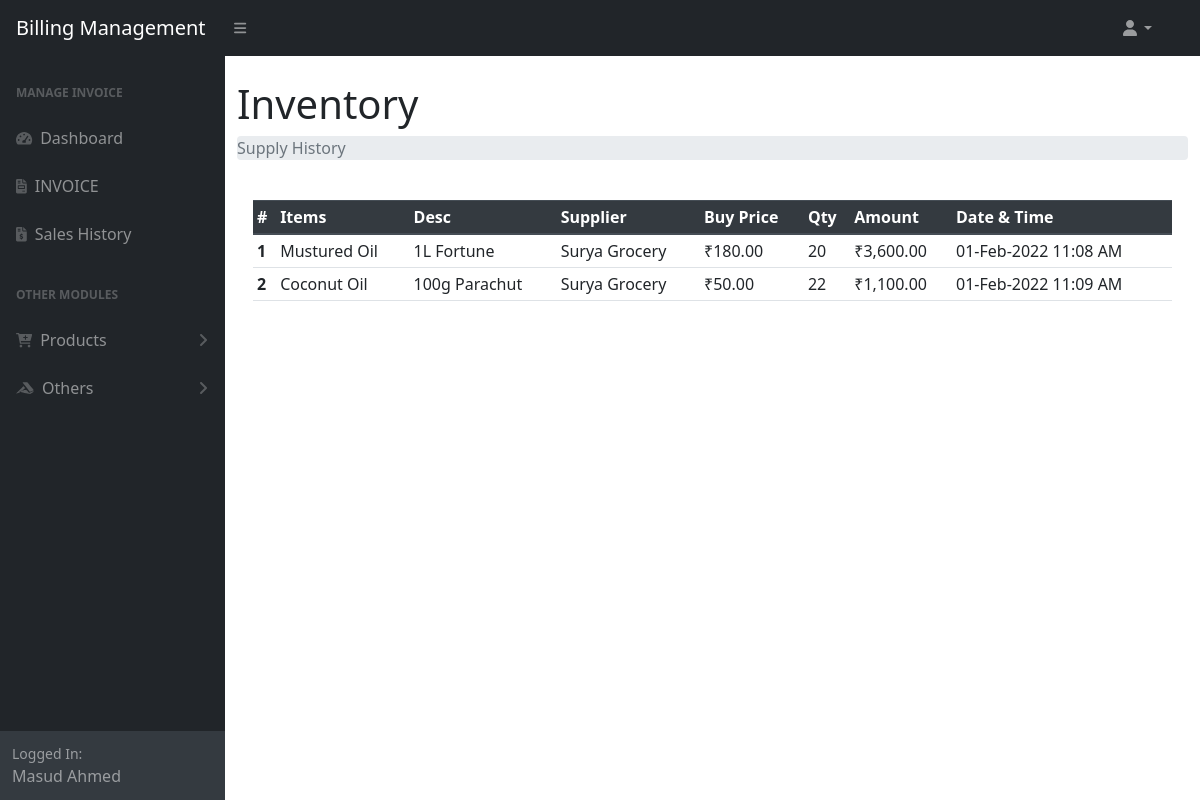
The page /supply_history.php (signed in) on the database as committed earlier.
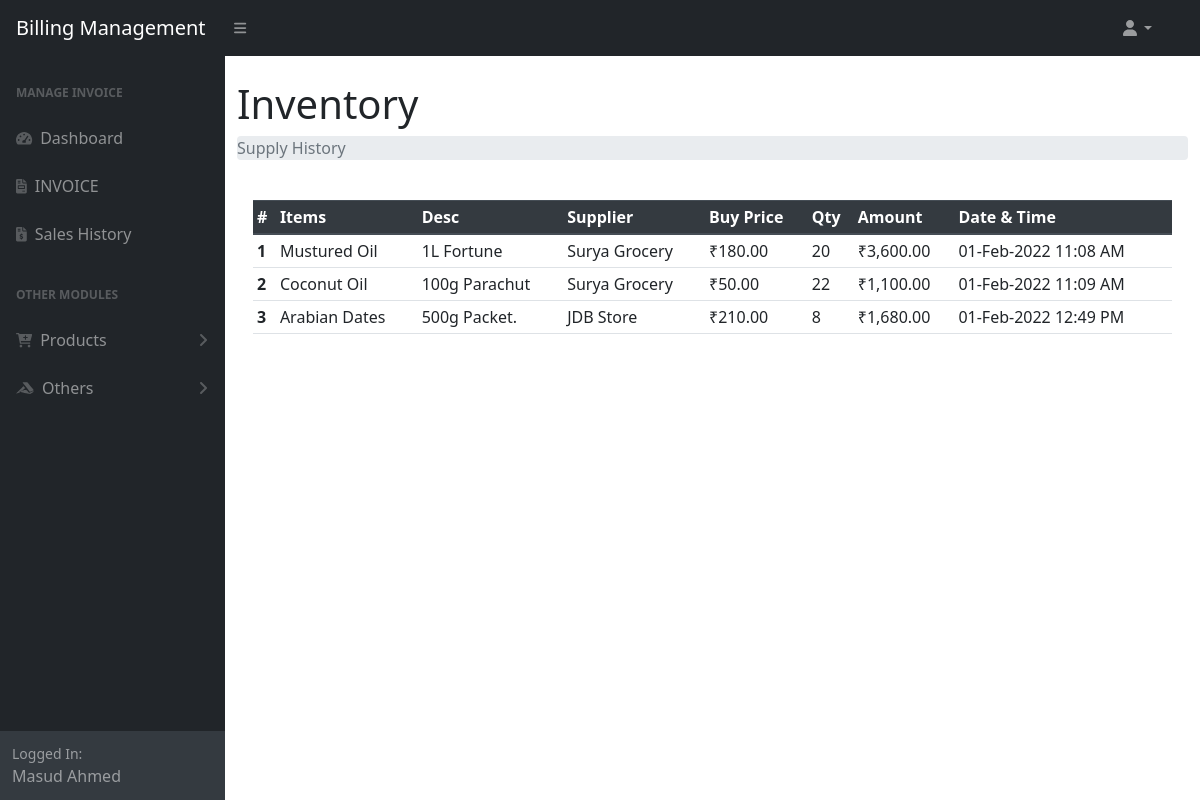
The same page on the database as committed later.
### tables this page shows
CREATE TABLE `products` (
  `pid` int(11) NOT NULL,
  `pname` varchar(50) NOT NULL,
  `pcat` int(11) NOT NULL,
  `barcode` int(11) DEFAULT NULL,
  `description` text NOT NULL
);

CREATE TABLE `user` (
  `id` int(11) NOT NULL,
  `name` varchar(50) NOT NULL,
  `mobile` varchar(10) NOT NULL,
  `email` varchar(100) DEFAULT NULL
);

CREATE TABLE `inventory` (
  `iid` int(11) NOT NULL,
  `pid` int(11) NOT NULL,
  `qnt_in_hand` int(11) NOT NULL,
  `sell_price` decimal(10,0) NOT NULL,
  `buy_price` decimal(10,0) NOT NULL
);

CREATE TABLE `inv_supplier` (
  `id` int(11) NOT NULL,
  `supplier` int(11) NOT NULL,
  `inv_id` int(11) NOT NULL,
  `date` timestamp NOT NULL DEFAULT current_timestamp(),
  `qnt` int(11) NOT NULL
);

### supply_history.php (the view)
<?php require_once 'menu/header.php' ?>
<div class="container-fluid">
<h1 class="mt-4">Inventory</h1>
    <ol class="breadcrumb mb-4">
        <li class="breadcrumb-item active">Supply History</li>
    </ol>
    <div class="card-body">
        <table id="datatablesSimple" class="table table-sm">
            <thead class="thead-dark">
                <tr>
                    <th scope="col">#</th>
                    <th scope="col">Items</th>
                    <th scope="col">Desc</th>
                    <th scope="col">Supplier</th>
                    <th scope="col">Buy Price</th>
                    <th scope="col">Qty</th>
                    <th scope="col">Amount</th>
                    <th scope="col">Date & Time</th>
                </tr>
            </thead>
            <tbody>
                <?php
                $sql = "SELECT `products`.`pid`,`products`.`pname`,`products`.`description`,`supplier`.`id`
                as `sid`,`user`.`name`,`inventory`.`buy_price`,`inventory`.`sell_price`,`inv_supplier`.`date`, `inv_supplier`.`qnt`
                FROM `products` JOIN `inventory` ON `products`.`pid`=`inventory`.`pid`
                JOIN `inv_supplier` ON `inventory`.`iid`=`inv_supplier`.`inv_id`
                JOIN `supplier` ON `inv_supplier`.`supplier`=`supplier`.`id`
                JOIN `user` ON `user`.`id`=`supplier`.`user_id` ORDER BY `date`";
                $res = mysqli_query($conn, $sql);
                if ($res) {
                    if (mysqli_num_rows($res) > 0) {
                        $sl=0;
                        while ($data = mysqli_fetch_assoc($res)) {
                            ++$sl;
                            $bprice = $data['buy_price'];
                            $qtn = $data['qnt'];
                            $amount = (int)$bprice * (int)$qtn;
                            $datetime=$data['date'];
                            $time = date('d-M-Y h:i A', strtotime($datetime));
                ?>
                            <tr>
                                <th scope="row"><?=$sl?></th>
                                <td><?=$data['pname']?></td>
                                <td><?=$data['description']?></td>
                                <td><?=$data['name']?></td>
                                <td><?="₹".number_format($bprice,2)?></td>
                                <td><?=$data['qnt']?></td>
                                <td><?="₹".number_format($amount,2)?></td>
                                <td><?=$time?></td>
                            </tr>
                <?php
                        }
                    } else {
                        $_SESSION['msg'] = "No data found";
                    }
                } else {
                    $_SESSION['msg'] = mysqli_error($conn);
                }
                ?>
            </tbody>
        </table>
    </div>
</div>
<?php require_once 'menu/footer.php' ?>

Rows that differ between the two databases and show on the page:
added products: pname "Arabian Dates", description "500g Packet.", user.name "JDB Store", inventory.buy_price "210.00", inv_supplier.qnt "8", inventory.buy_price "1,680.00", inv_supplier.date "01-Feb-2022 12:49 PM"
